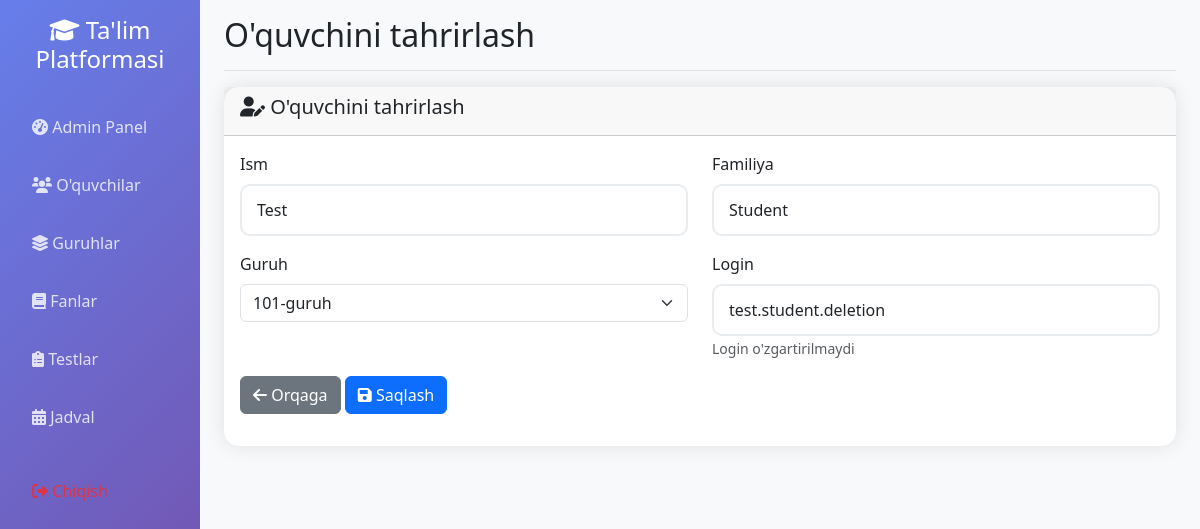
Screenshot of /admin/edit_student/3 (signed in) with the database file from the repository.
### app.py (models this page shows)
class User(db.Model):
    __tablename__ = 'user'
    id = db.Column(db.Integer, primary_key=True)
    username = db.Column(db.String(80), unique=True, nullable=False, index=True)
    password_hash = db.Column(db.String(255), nullable=False)
    first_name = db.Column(db.String(50), nullable=False)
    last_name = db.Column(db.String(50), nullable=False)
    is_admin = db.Column(db.Boolean, default=False)
    is_group_leader = db.Column(db.Boolean, default=False)
    needs_password_change = db.Column(db.Boolean, default=False)
    group_id = db.Column(db.Integer, db.ForeignKey('group.id'), nullable=True)
    group = db.relationship('Group', backref=db.backref('students', lazy=True, cascade='all, delete-orphan'), foreign_keys=[group_id])
    test_registrations = db.relationship('TestRegistration', backref='student', lazy=True, cascade='all, delete-orphan')
    test_results = db.relationship('TestResult', backref='student', lazy=True, cascade='all, delete-orphan')
    difficult_topics = db.relationship('DifficultTopic', backref='student', lazy=True, cascade='all, delete-orphan')

class Group(db.Model):
    __tablename__ = 'group'
    id = db.Column(db.Integer, primary_key=True)
    name = db.Column(db.String(50), unique=True, nullable=False, index=True)
    description = db.Column(db.Text)
    total_score = db.Column(db.Integer, default=0)
    leader = db.relationship('User', backref=db.backref('led_group', uselist=False), foreign_keys=[User.group_id])
    schedules = db.relationship('Schedule', backref='group', lazy=True, cascade='all, delete-orphan')

### app.py (the view, shortened to what this page needs)
@app.route('/admin/edit_student/<int:student_id>', methods=['GET', 'POST'])
def admin_edit_student(student_id):
    if not session.get('logged_in', False) or not session.get('is_admin', False):
        return redirect(url_for('login'))
    student = User.query.get_or_404(student_id)
    groups = Group.query.all()
    return render_template('edit_student.html', student=student, groups=groups)

### app.py (called while the page is built, shortened)
@app.context_processor
def inject_user():
    class CurrentUser:
        def __init__(self):
            self.is_authenticated = session.get('logged_in', False)
            self.is_admin = session.get('is_admin', False)
            self.is_group_leader = session.get('is_group_leader', False)
            self.username = session.get('username', '')
            self.id = session.get('user_id', None)
    return dict(current_user=CurrentUser(), datetime=datetime)

### templates/edit_student.html (shortened to what this page needs)
{% extends "base.html" %}
{% block page_title %}O'quvchini tahrirlash{% endblock %}
{% block content %}
<div class="row">
    <div class="col-12">
        <div class="card">
            <div class="card-header">
                <h5><i class="fas fa-user-edit"></i> O'quvchini tahrirlash</h5>
            </div>
            <div class="card-body">
                <form method="POST">
                    <div class="row">
                        <div class="col-md-6">
                            <div class="mb-3">
                                <label for="first_name" class="form-label">Ism</label>
                                <input type="text" class="form-control" id="first_name" name="first_name" value="{{ student.first_name }}" required>
                            </div>
                        </div>
                        <div class="col-md-6">
                            <div class="mb-3">
                                <label for="last_name" class="form-label">Familiya</label>
                                <input type="text" class="form-control" id="last_name" name="last_name" value="{{ student.last_name }}" required>
                            </div>
                        </div>
                    </div>
                    <div class="row">
                        <div class="col-md-6">
                            <div class="mb-3">
                                <label for="group_id" class="form-label">Guruh</label>
                                <select class="form-select" id="group_id" name="group_id" required>
                                    {% for group in groups %}
                                        <option value="{{ group.id }}" {% if group.id == student.group_id %}selected{% endif %}>{{ group.name }}</option>
                                    {% endfor %}
                                </select>
                            </div>
                        </div>
                        <div class="col-md-6">
                            <div class="mb-3">
                                <label class="form-label">Login</label>
                                <input type="text" class="form-control" value="{{ student.username }}" readonly>
                                <small class="text-muted">Login o'zgartirilmaydi</small>
                            </div>
                        </div>
                    </div>
                    <div class="mb-3">
                        <a href="{{ url_for('admin_students') }}" class="btn btn-secondary">
                            <i class="fas fa-arrow-left"></i> Orqaga
                        </a>
                        <button type="submit" class="btn btn-primary">
                            <i class="fas fa-save"></i> Saqlash
                        </button>
                    </div>
                </form>
            </div>
        </div>
    </div>
</div>
{% endblock %}

### static/css/enhanced_ui.css (style rules this page uses)
.btn-enhanced { position: relative; overflow: hidden; transition: all 0.3s ease; }
.card-enhanced { border: none; box-shadow: 0 10px 30px rgba(0, 0, 0, 0.1); transition: all 0.3s ease; }
.form-control-enhanced { border: 2px solid #e9ecef; border-radius: 10px; padding: 12px 15px; transition: all 0.3s ease; }

### templates/base.html (style rules this page uses)
.card { border: none; border-radius: 15px; box-shadow: 0 0 20px rgba(0,0,0,0.1); transition: transform 0.3s; }

### rows the page displays
User: first_name "Test", last_name "Student", group_id "101-guruh", username "test.student.deletion"
